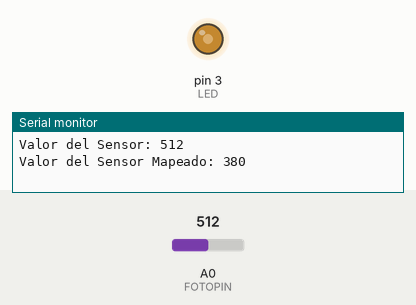
The sketch below on a simulated Arduino Uno, built with avr-gcc and run on an emulated ATmega328P. Parts: output pins drawn as LEDs (lit = HIGH), the last lines printed to the serial monitor. Inputs (shaded band) come from the test bench; at power-on: A0 (FOTOPIN) = 512.

Above: at 1.8 s.
1.9 s: A0 (FOTOPIN) set to 716
At 2.3 s:
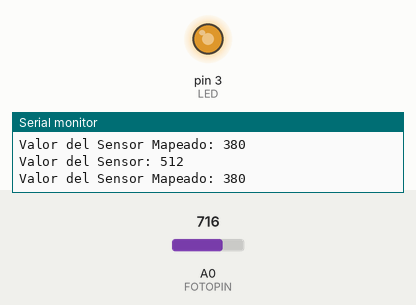
3.5 s: A0 (FOTOPIN) set to 900
At 5.0 s:
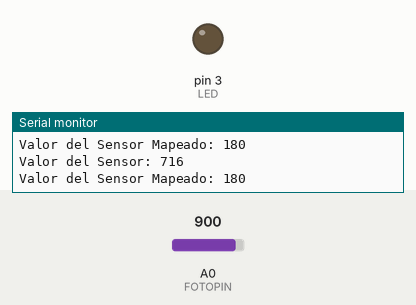
5.5 s: A0 (FOTOPIN) set to 882
At 6.6 s:
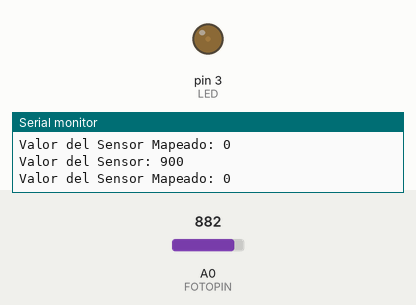
7.5 s: A0 (FOTOPIN) set to 122
At 9.4 s:
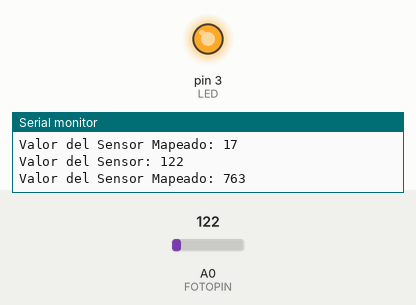
Timing chart, 0 to 10.5 s (numbered marks = the images above; inputs shaded):
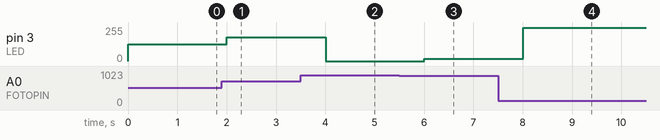

Measured:
- after the input at 1.9 s, pin 3 (LED): 124/255 → 180/255 after 0.10 s
- after the input at 3.5 s, pin 3 (LED): 180/255 → 0/255 after 0.50 s
- after the input at 5.5 s, pin 3 (LED): 0/255 → 17/255 after 0.51 s
- after the input at 7.5 s, pin 3 (LED): 17/255 → 251/255 after 0.51 s

The sketch:

fotorresistencia.ino
```cpp
const int FOTOPIN = A0;
int valorSensor = 0;
const int LED = 3;
int valorMapeado = 0;

void setup() {
  pinMode(FOTOPIN, INPUT);
  pinMode(LED, OUTPUT);
  Serial.begin(9600);
}

void loop() {
  valorSensor = analogRead(FOTOPIN);
  valorMapeado = map(valorSensor, 900, 640, 0, 255);
  analogWrite(LED, valorMapeado);
delay(1000);
  Serial.print("Valor del Sensor: ");
  Serial.println(valorSensor);
  Serial.print("Valor del Sensor Mapeado: ");
  Serial.println(valorMapeado);

}
```
